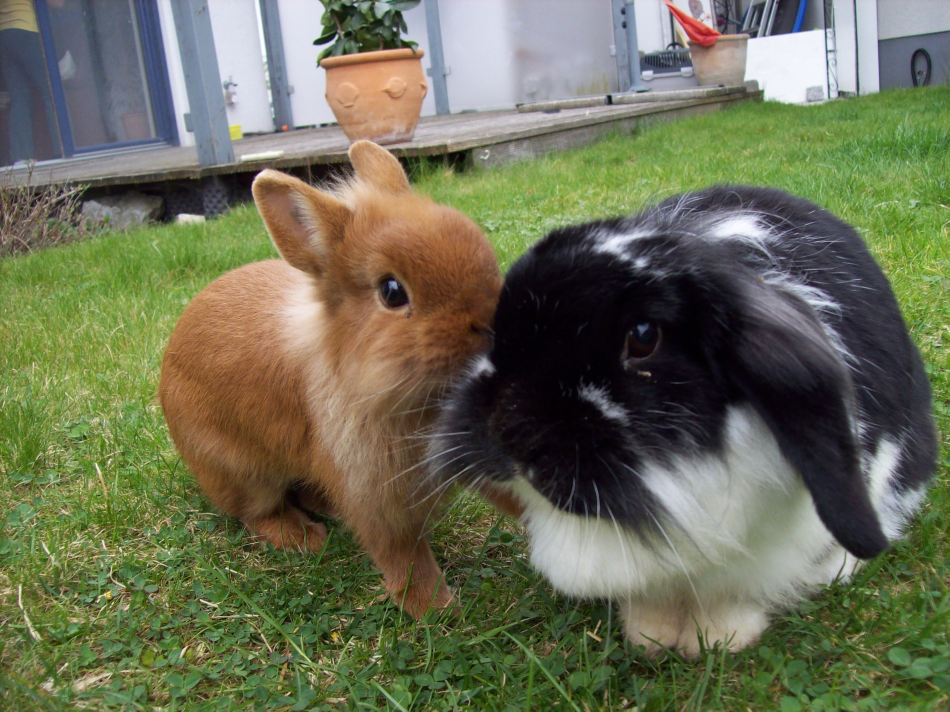
#> input picture photos/kaninchen1.JPG, 2848 x 2134 px (shown at 1/3 size)
$ python -i feature_extracting_functions.py   (imports and definitions only)
#> lines starting #> are read from the running program, lines starting #| are printed output that depends on the picture; after the words box and inside, x2 and y2 are one past the last pixel; in counts of white or black regions, pixels touching at a corner belong together
#> further down, picture is the input picture: shape (2134, 2848, 3); mean B, G, R 85.2, 110.1, 107.5
import cv2
import numpy as np
import matplotlib.pyplot as plt

def contour(image):
        gray = cv2.cvtColor(image, cv2.COLOR_BGR2GRAY)
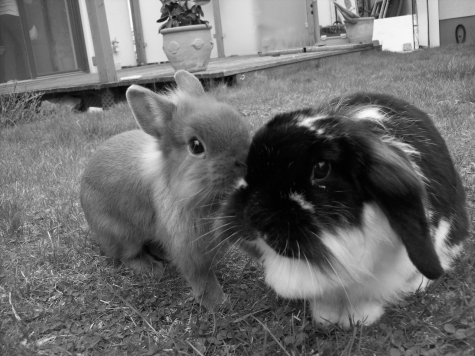
#> gray: shape (2134, 2848) (shown at 1/6 size); min 0, max 255, mean 106.4
        imgBlur = cv2.GaussianBlur(gray, (5, 5), cv2.BORDER_DEFAULT)

        #Perform edge detection
        #edges = cv2.Canny(imgBlur, 120, 150)
        edges = cv2.Canny(imgBlur, 1, 20)
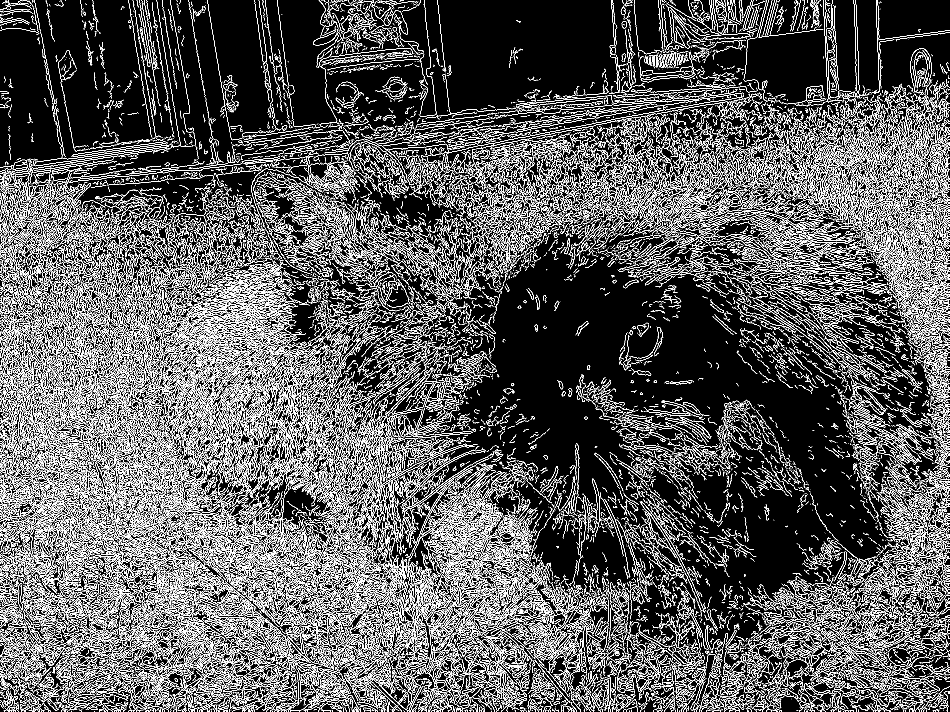
#> edges: shape (2134, 2848) (shown at 1/3 size); 14.2% white in thin lines or dots

        # [6 lines of commented-out code are left out]
        edges = cv2.dilate(edges, None, iterations=6)
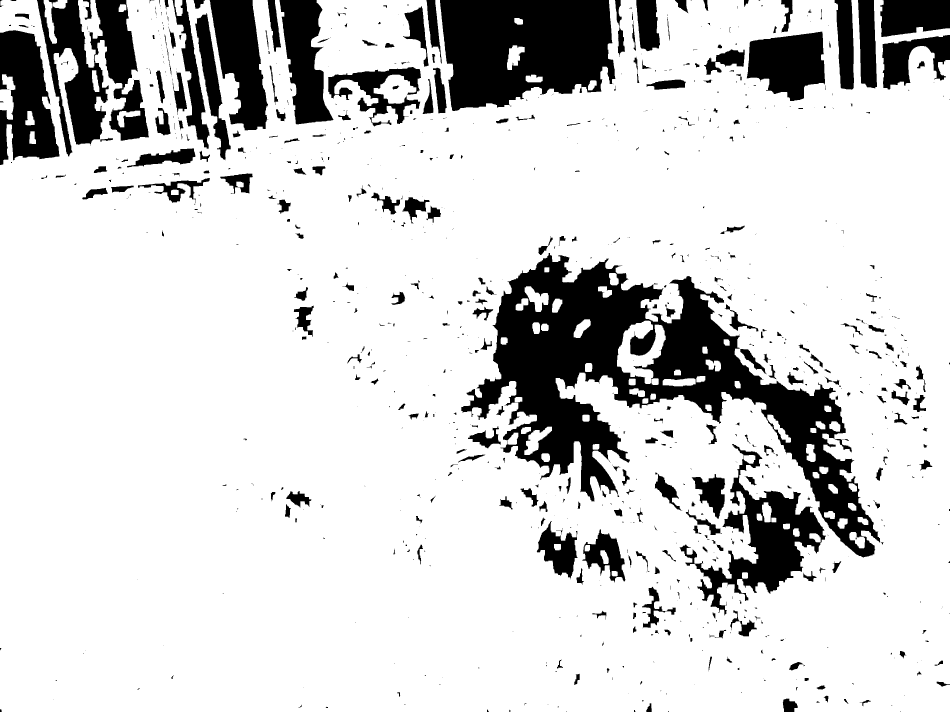
#> edges: shape (2134, 2848) (shown at 1/3 size); 82.9% white; 932 black regions (519 under 20 px)

        cv2.namedWindow("Canny", cv2.WINDOW_NORMAL)
        cv2.imshow("Canny", edges)
        cv2.resizeWindow("Canny", 800, 600)
        #cv2.imwrite("Canny.png", edges)

        #Find the contours in the image
        contours, hierarchy = cv2.findContours(edges, cv2.RETR_EXTERNAL, cv2.CHAIN_APPROX_NONE)
#> contours = 15 contours; largest, box (x1, y1, x2, y2) and area: (0, 0, 2848, 2134) 5609160, (234, 0, 308, 203) 7064, (0, 223, 46, 359) 3820, (131, 0, 171, 131) 2297, (1521, 136, 1574, 210) 2179

        print("Anzahl der Konturen: ", len(contours))
#| Anzahl der Konturen:  15

        contours = list(contours)
        if contours:
            # contour with the highest x-value
            #largest_contour = max(contours, key=lambda contour: cv2.boundingRect(contour)[0] + cv2.boundingRect(contour)[2])
            contours.sort(key=cv2.contourArea, reverse=True)
            largest_contour = contours[0]
#> largest_contour = contour of 21039 points, box (x1, y1, x2, y2) (0, 0, 2848, 2134), area 5609160

            # Extract the bounding box
            x_min, y_min, w, h = cv2.boundingRect(largest_contour)
#> x_min = 0; y_min = 0; w = 2848; h = 2134

            # Kopiere das Originalbild, um es nicht zu verändern
            result_image = image.copy()

            # Zeichne die größte Kontur auf das Bild
            cv2.drawContours(result_image, [largest_contour], 0, (0, 255, 0), 2)  # Grüne Farbe, Linienbreite 2
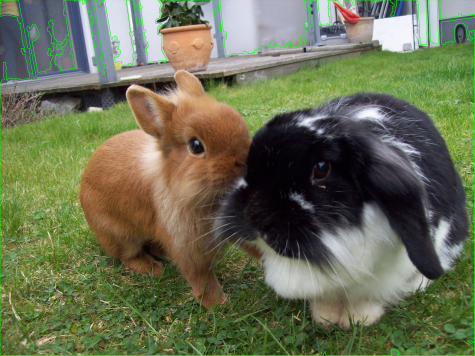
#> result_image: shape (2134, 2848, 3) (shown at 1/6 size); mean B, G, R 83.9, 111.2, 106.2

            # Zeichne alle Konturen auf das Bild
            #for contour in contours:
             #   cv2.drawContours(result_image, [contour], 0, (255, 0, 0), 2)  # Blaue Farbe, Linienbreite 2

            # Zeichne die Bounding Box auf das Bild
            cv2.rectangle(result_image, (x_min, y_min), (x_min + w, y_min + h), (0, 0, 255), 2)  # Rote Farbe, Linienbreite 2

            # Zeige das Bild mit der größten Kontur an
            cv2.namedWindow("Largest Contour", cv2.WINDOW_NORMAL)
            cv2.imshow("Largest Contour", result_image)
            cv2.resizeWindow("Largest Contour", 800, 600)

        else:
            print("Keine Konturen gefunden.")

        # create an empty mask
        mask = np.zeros((image.shape[0], image.shape[1]), dtype=np.uint8)

        # fill the contour into the mask
        cv2.fillPoly(mask, [largest_contour], (255))
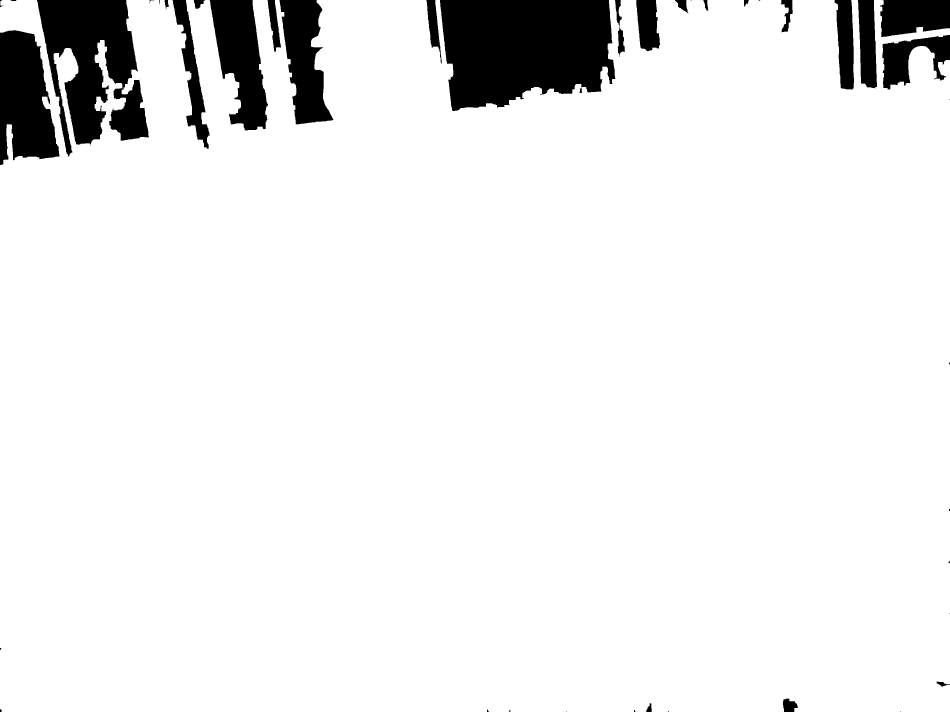
#> mask: shape (2134, 2848) (shown at 1/3 size); 92.5% white; 42 black regions (14 under 20 px), largest, box (x1, y1, x2, y2) and area: (1320, 0, 1846, 333) 142656, (111, 0, 447, 469) 89011, (0, 91, 179, 495) 51824

        cv2.waitKey(0)

        # Fläche des Objekts (Kontur)
        contour_area = cv2.contourArea(max(contours, key=cv2.contourArea))
#> contour_area = 5609159.5


        return mask, largest_contour

# [58 lines left out: functions extent, colour_hist, mean_colours, not called in this run]

>>> import cv2
>>> picture = cv2.imread('photos/kaninchen1.JPG')
>>> result = contour(picture)

$ run again, on photos/kaninchen2.JPG
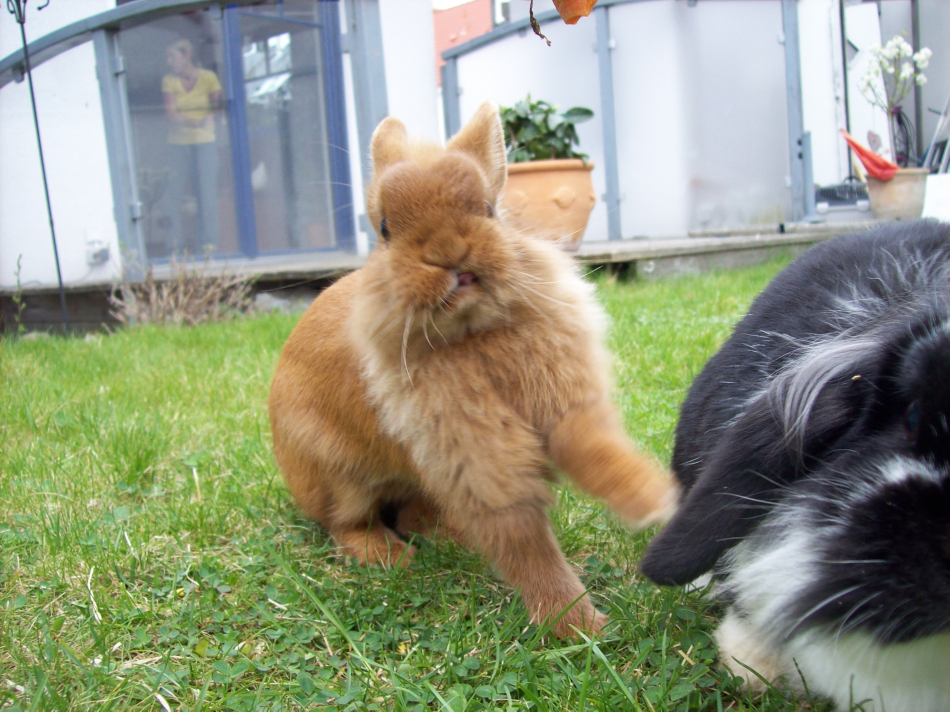
#> input picture photos/kaninchen2.JPG, 2848 x 2134 px (shown at 1/3 size)
#> picture is the input picture: shape (2134, 2848, 3); mean B, G, R 126.9, 149.4, 144.8
#> in contour, `edges = cv2.Canny(imgBlur, 1, 20)`:
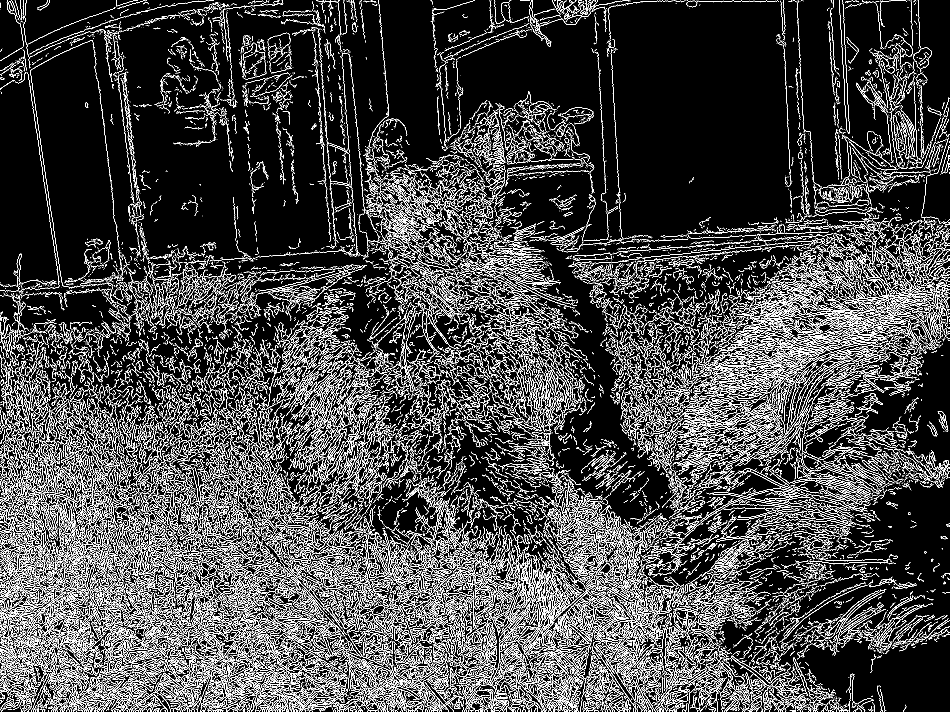
#> edges: shape (2134, 2848) (shown at 1/3 size); 11.1% white in thin lines or dots
#> contours = 23 contours; largest, box (x1, y1, x2, y2) and area: (0, 0, 2848, 2134) 5657427, (2807, 1227, 2848, 1302) 2171, (2625, 2050, 2665, 2134) 1942, (2775, 1259, 2818, 1315) 1500, (107, 0, 155, 37) 1119
#| Anzahl der Konturen:  23
#> largest_contour = contour of 19160 points, box (x1, y1, x2, y2) (0, 0, 2848, 2134), area 5657427
#> x_min = 0; w = 2848; h = 2134
#> in contour, `cv2.fillPoly(mask, [largest_contour], (255))`:
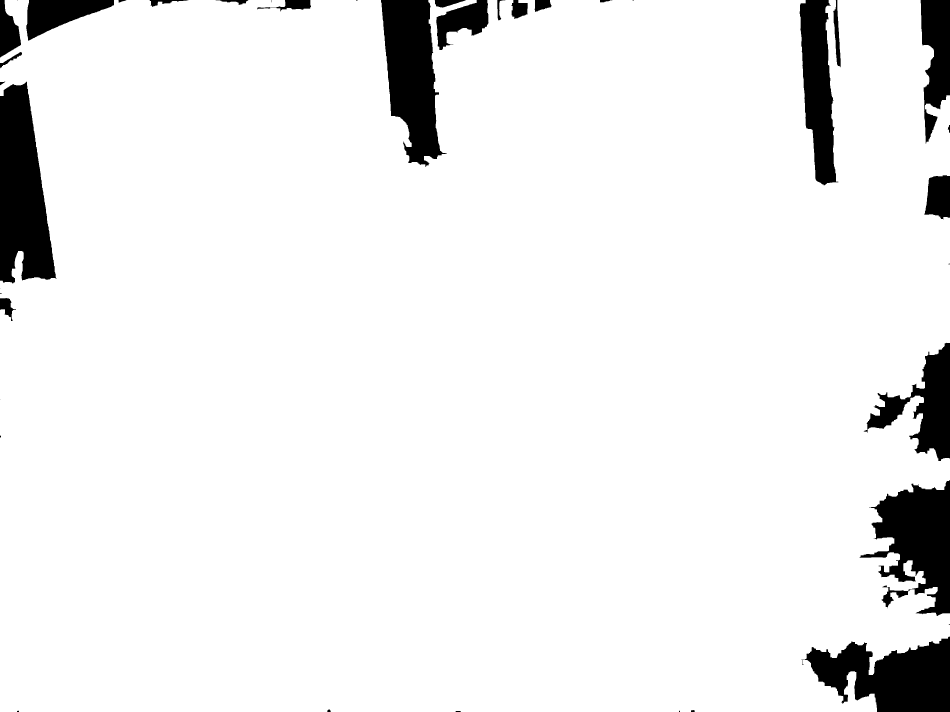
#> mask: shape (2134, 2848) (shown at 1/3 size); 93.2% white; 40 black regions (13 under 20 px), largest, box (x1, y1, x2, y2) and area: (0, 244, 169, 850) 70496, (2404, 1910, 2848, 2134) 62779, (1143, 0, 1340, 501) 60780
#> contour_area = 5657427

$ run again, on photos/kaninchen3.JPG
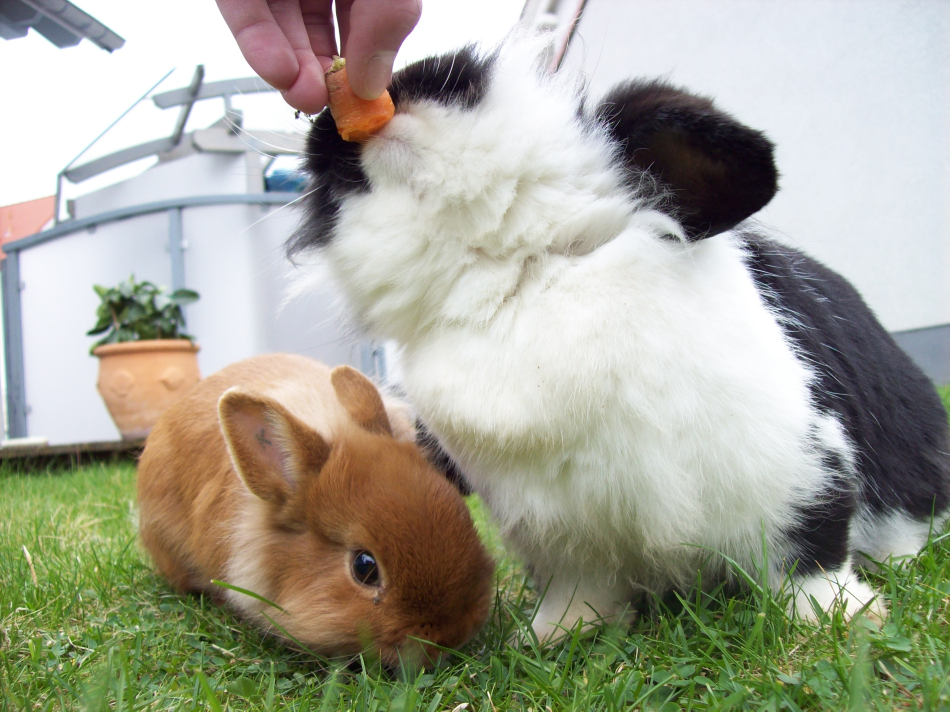
#> input picture photos/kaninchen3.JPG, 2848 x 2134 px (shown at 1/3 size)
#> picture is the input picture: shape (2134, 2848, 3); mean B, G, R 150.2, 164.9, 164.9
#> in contour, `edges = cv2.Canny(imgBlur, 1, 20)`:
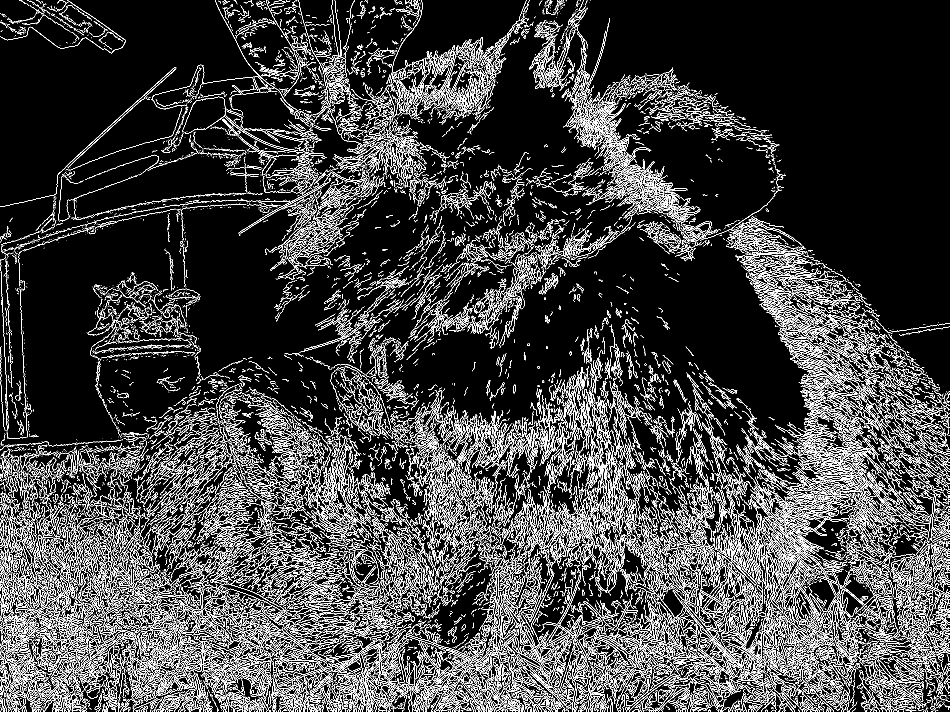
#> edges: shape (2134, 2848) (shown at 1/3 size); 10.4% white in thin lines or dots
#> contours = 3 contours; box (x1, y1, x2, y2) and area: (0, 0, 2848, 2134) 5128306, (0, 0, 383, 167) 37602, (22, 647, 44, 670) 375
#| Anzahl der Konturen:  3
#> largest_contour = contour of 13226 points, box (x1, y1, x2, y2) (0, 0, 2848, 2134), area 5128306
#> x_min = 0; w = 2848; h = 2134
#> in contour, `cv2.fillPoly(mask, [largest_contour], (255))`:
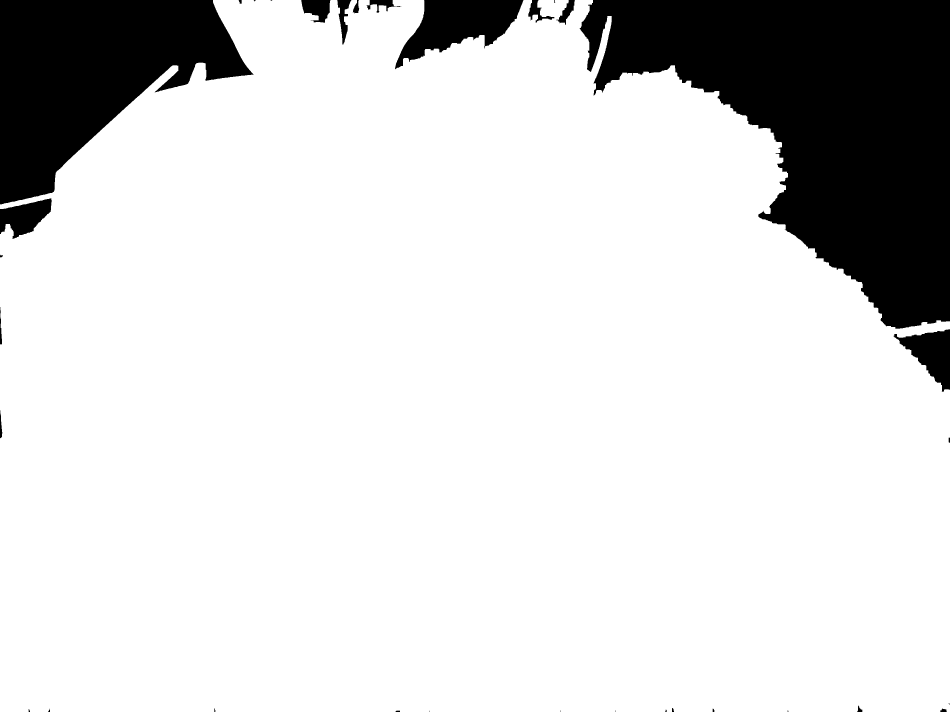
#> mask: shape (2134, 2848) (shown at 1/3 size); 84.5% white; 33 black regions (10 under 20 px), largest, box (x1, y1, x2, y2) and area: (1739, 0, 2848, 986) 598268, (0, 0, 761, 613) 265093, (1185, 0, 1570, 208) 40013
#> contour_area = 5128306
